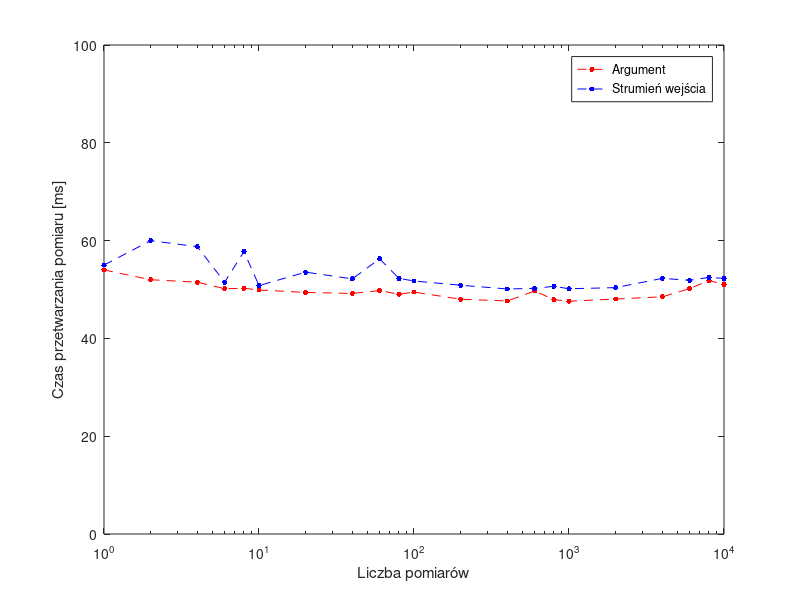

Write MATLAB code to recreate this figure.
%% wykres 3 Wydajność pracy programu
% 1 0,054 0,055
% 2 0,104 0,12
% 4 0,206 0,235
% 6 0,301 0,309
% 8 0,402 0,462
% 10 0,499 0,508
% 20 0,988 1,071
% 40 1,968 2,087
% 60 2,986 3,376
% 80 3,923 4,182
% 100 4,947 5,174
% 200 9,603 10,175
% 400 19,063 20,043
% 600 29,814 30,136
% 800 38,333 40,524
% 1000 47,597 50,149
% 2000 96,123 100,769
% 4000 194,012 209,098
% 6000 301,069 311,295
% 8000 414,659 419,714
% 10000 510,345 522,708

load('dane_wydajnosc_programu')

f = figure;
semilogx(num, 1000 * argument ./ num, 'r.--', 'MarkerSize', 12)
hold on;
semilogx(num, 1000 * stdin ./ num, 'b.--', 'MarkerSize', 12)

axis([num(1), num(end), 0, 100])
xlabel('Liczba pomiarów')
ylabel('Czas przetwarzania pomiaru [ms]')
legend('Argument', 'Strumień wejścia')
